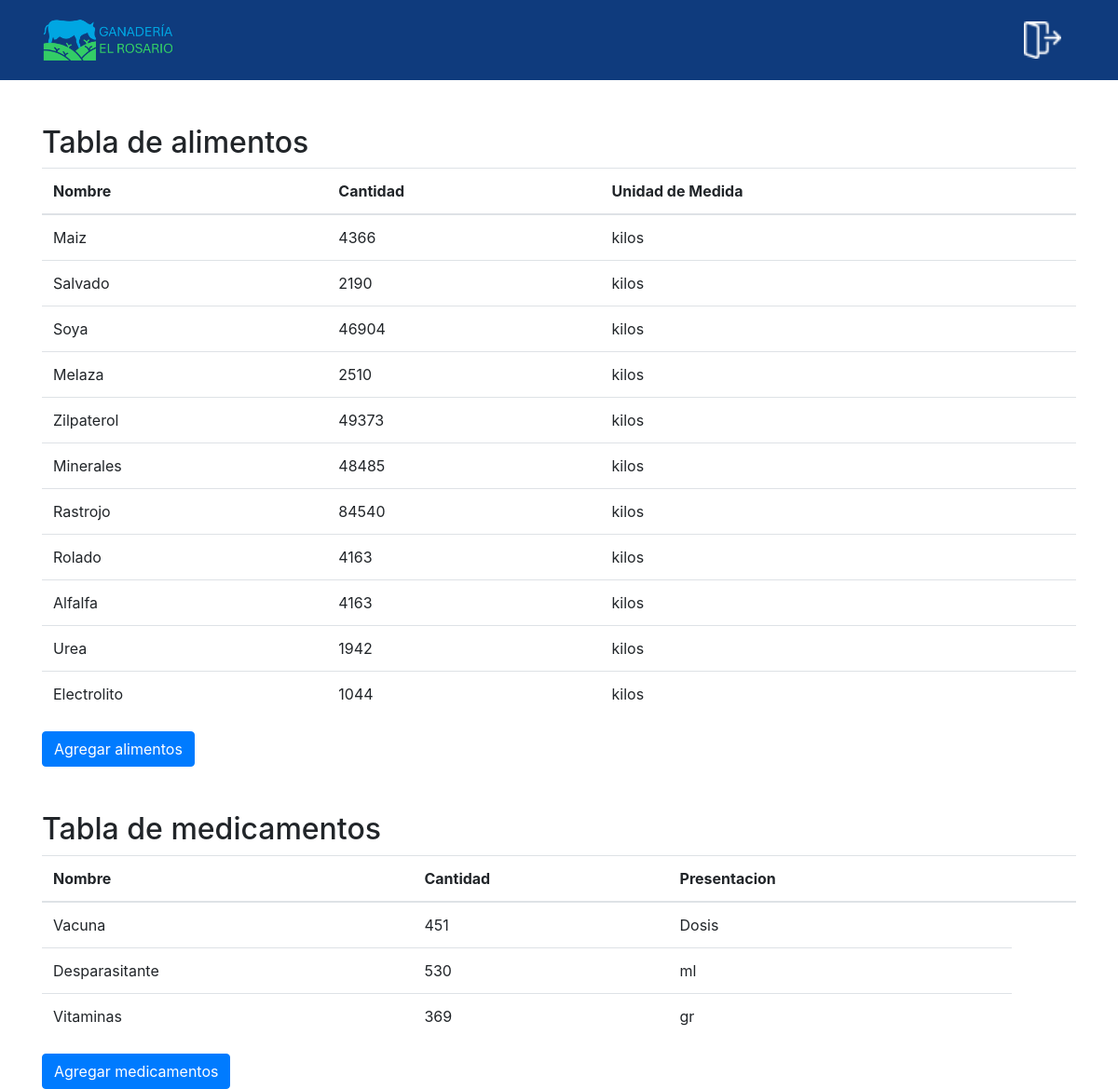
Screenshot of /almacen_v2.php with the database file from the repository.
### tables this page shows
CREATE TABLE `Alimentos` (
  `id_alimento` int NOT NULL,
  `nombre` varchar(100) NOT NULL,
  `cantidad` int NOT NULL,
  `UnidadMedida` enum('kilos','toneladas') NOT NULL DEFAULT 'kilos',
  `PrecioUni` decimal(10,2) NOT NULL DEFAULT '0.00',
  `PrecioTotal` decimal(10,2) GENERATED ALWAYS AS ((`cantidad` * `PrecioUni`)) STORED
);

CREATE TABLE `Vacunas` (
  `id_vacuna` int NOT NULL,
  `nombre` varchar(100) NOT NULL,
  `cantidad` int NOT NULL,
  `PrecioUni` decimal(10,2) DEFAULT NULL,
  `Presentacion` varchar(50) DEFAULT NULL
);

### www/almacen_v2.php (the view, shortened to what this page needs)
<!DOCTYPE html>
<html lang="es">
<head>
  <link rel="stylesheet" href="https://maxcdn.bootstrapcdn.com/bootstrap/4.0.0/css/bootstrap.min.css">
</head>
<body>
<?php
include("includes/header.php");
?>
<div class="container mt-5">
  <h2>Tabla de alimentos</h2>
  <table class="table">
    <thead>
      <tr>
        <th>Nombre</th>
        <th>Cantidad</th>
        <th>Unidad de Medida</th>
      </tr>
    </thead>
    <tbody>
      <?php
        $servername = "db";
        $username = "root";
        $password = "clave";
        $dbname = "Ganaderia";
        $conn = new mysqli($servername, $username, $password, $dbname);
        $sql = "SELECT * FROM Alimentos";
        $result = $conn->query($sql);
        while ($row = $result->fetch_assoc()) {
          echo "<tr>";
          echo "<td>" . $row['nombre'] . "</td>";
          echo "<td>" . $row['cantidad'] . "</td>";
          echo "<td>" . $row['UnidadMedida'] . "</td>";
          echo "</tr>";
        }
      ?>
    </tbody>
  </table>
  <form action="comprar_alimento.php" method="post">
    <button type="submit" class="btn btn-primary">Agregar alimentos</button>
  </form>
</div>
<div class="container mt-5">
  <h2>Tabla de medicamentos</h2>
  <table class="table">
    <thead>
      <tr>
        <th>Nombre</th>
        <th>Cantidad</th>
        <th>Presentacion<th>
      </tr>
    </thead>
    <tbody>
      <?php
        $servername = "db";
        $username = "root";
        $password = "clave";
        $dbname = "Ganaderia";
        $conn = new mysqli($servername, $username, $password, $dbname);
        $sql = "SELECT * FROM Vacunas";
        $result = $conn->query($sql);
        while ($row = $result->fetch_assoc()) {
          echo "<tr>";
          echo "<td>" . $row['nombre'] . "</td>";
          echo "<td>" . $row['cantidad'] . "</td>";
          echo "<td>" . $row['Presentacion'] . "</td>";
          echo "</tr>";
        }
      ?>
    </tbody>
  </table>
  <form action="comprar_medicamento.php" method="post">
    <button type="submit" class="btn btn-primary">Agregar medicamentos</button>
  </form>
</div>
</body>
</html>

### www/includes/header.php (shortened to what this page needs)
<nav class="navbar navbar-expand-lg navbar-dark static-top" style="background-color: #0f3b7d">
    <div class="container">
        <a class="navbar-brand" href="menu_admin_2.php">
            <img src="../images/Imagen4.png" alt="Logo" height="60">
        </a>
        <a class="navbar-brand ms-auto" href="index.php">
            <img src="../images/logout.png" height="40" alt="Logout">
        </a>
    </div>
</nav>
</body>
</html>

### rows the page displays
alimentos: nombre "Maiz", cantidad "4366", UnidadMedida "kilos"
alimentos: nombre "Salvado", cantidad "2190", UnidadMedida "kilos"
alimentos: nombre "Soya", cantidad "46904", UnidadMedida "kilos"
alimentos: nombre "Melaza", cantidad "2510", UnidadMedida "kilos"
alimentos: nombre "Zilpaterol", cantidad "49373", UnidadMedida "kilos"
alimentos: nombre "Minerales", cantidad "48485", UnidadMedida "kilos"
alimentos: nombre "Rastrojo", cantidad "84540", UnidadMedida "kilos"
alimentos: nombre "Rolado", cantidad "4163", UnidadMedida "kilos"
alimentos: nombre "Alfalfa", cantidad "4163", UnidadMedida "kilos"
alimentos: nombre "Urea", cantidad "1942", UnidadMedida "kilos"
alimentos: nombre "Electrolito", cantidad "1044", UnidadMedida "kilos"
vacunas: nombre "Vacuna", cantidad "451", Presentacion "Dosis"
vacunas: nombre "Desparasitante", cantidad "530", Presentacion "ml"
vacunas: nombre "Vitaminas", cantidad "369", Presentacion "gr"
